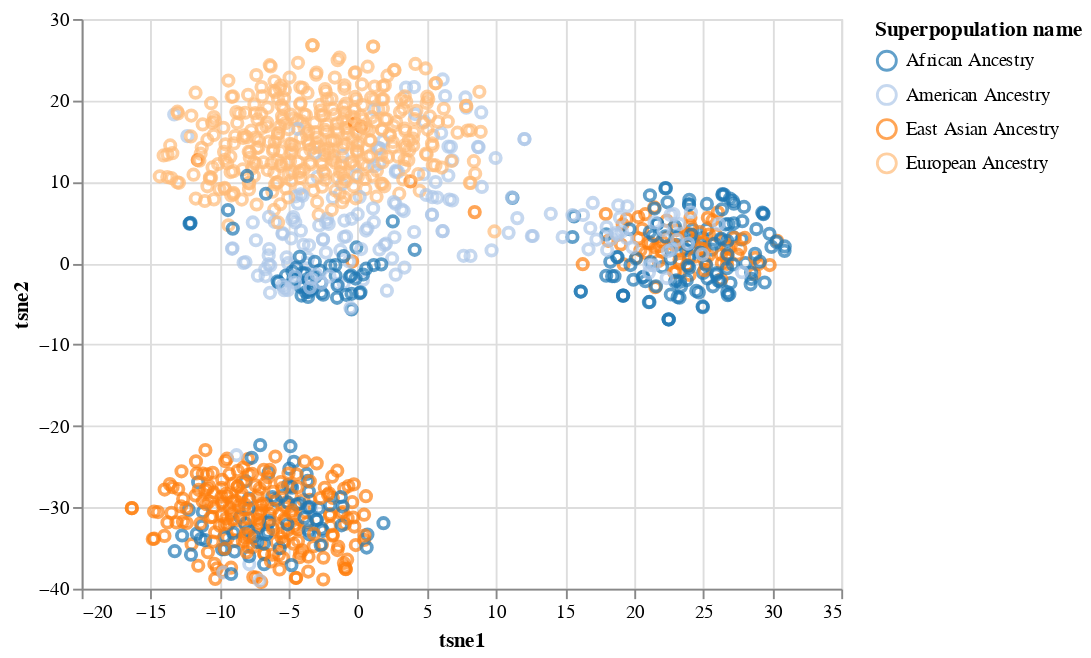

Notebook cell for this chart:
### Code cell
alt.Chart(df_plot).mark_point().encode(
    x='tsne1',
    y='tsne2',
    color=alt.Color('Superpopulation name', scale=alt.Scale(scheme='category20')),
)

### Figure 1 — Vega-Lite specification as saved in the notebook (floating-point values rounded to 4 significant figures; data arrays with more than 128 entries replaced by an {"elided": "..."} marker saying what was removed)
{"config": {"view": {"continuousWidth": 400, "continuousHeight": 300}}, "data": {"name": "data-c368fc5ebfdce8048e912c2acfce631d"}, "mark": "point", "encoding": {"color": {"field": "Superpopulation name", "scale": {"scheme": "category20"}, "type": "nominal"}, "x": {"field": "tsne1", "type": "quantitative"}, "y": {"field": "tsne2", "type": "quantitative"}}, "$schema": "https://vega.github.io/schema/vega-lite/v4.17.0.json", "datasets": {"data-c368fc5ebfdce8048e912c2acfce631d": {"elided": "1092 records"}}}
